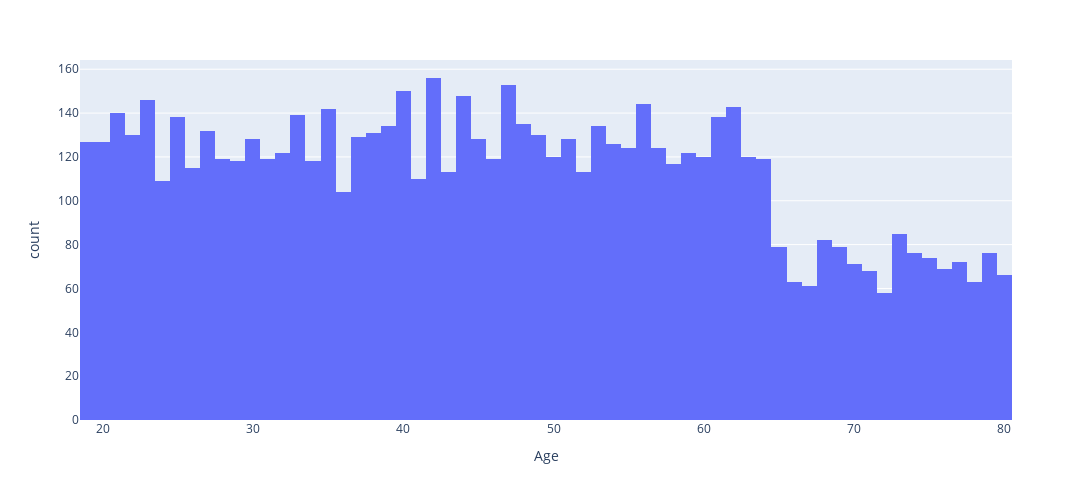

The code cell stored with this chart in its notebook:
### Markdown cell above
### 고객 나이 분포 확인 
65세 이전까지는 모든 나이대의 분포 차이가 크지않아 보인다,

### Code cell
# 고객 나이 분포
fig = px.histogram(churn_data, x='Age')

fig.update_layout(
    width=1500,  
    height=500, 
)
fig.show()

### Figure 1 — Plotly figure (JSON) as saved in the notebook; plotly's stock layout.template omitted (floating-point values rounded to 4 significant figures; data arrays with more than 128 entries replaced by an {"elided": "..."} marker saying what was removed)
{"data": [{"alignmentgroup": "True", "bingroup": "x", "hovertemplate": "Age=%{x}<br>count=%{y}<extra></extra>", "legendgroup": "", "marker": {"color": "#636efa", "pattern": {"shape": ""}}, "name": "", "offsetgroup": "", "orientation": "v", "showlegend": false, "type": "histogram", "x": {"elided": "7043 int values"}, "xaxis": "x", "yaxis": "y"}], "layout": {"barmode": "relative", "height": 500, "legend": {"tracegroupgap": 0}, "margin": {"t": 60}, "width": 1500, "xaxis": {"anchor": "y", "domain": [0, 1], "title": {"text": "Age"}}, "yaxis": {"anchor": "x", "domain": [0, 1], "title": {"text": "count"}}}}
